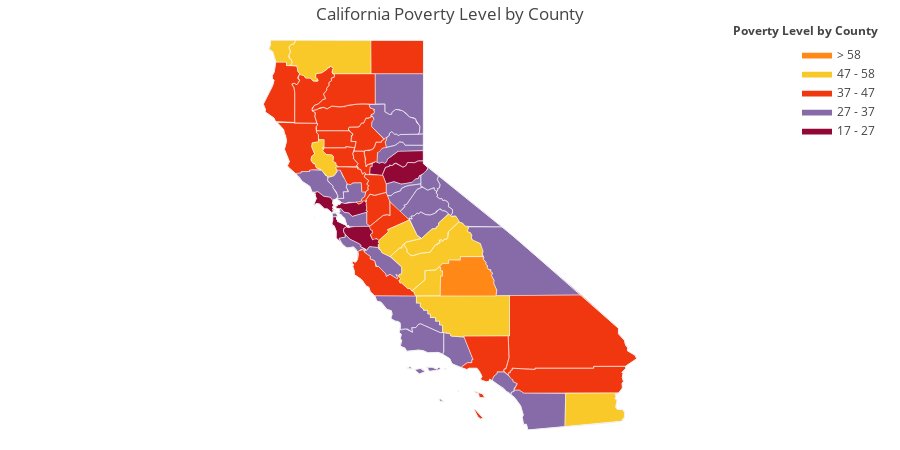

Notebook code for this chart:
### Code cell
values = avg_est_county['estimate'].tolist()
fips = avg_est_county['county_fips'].tolist()
color = ['#c35b7e' , '#910736', '#866ba8', '#f13710', '#f8c928', '#ff8817']

fig = ff.create_choropleth(
    fips=fips, values=values, scope=['CA'],
    binning_endpoints=[17.394022, 27.569496, 37.74497, 47.920444, 58.095918],
    colorscale=color,
    county_outline={'color': 'rgb(255,255,255)', 'width': 0.5}, round_legend_values=True,
    legend_title='Poverty Level by County', title='California Poverty Level by County'
)
fig.layout.template = None
fig.show()

### Figure 1 — Plotly figure (JSON) as saved in the notebook; plotly's stock layout.template omitted (floating-point values rounded to 4 significant figures; data arrays with more than 128 entries replaced by an {"elided": "..."} marker saying what was removed)
{"data": [{"fill": "toself", "fillcolor": "#c35b7e", "hoverinfo": "none", "line": {"color": "rgb(255,255,255)", "width": 0.5}, "mode": "lines", "name": "< 17", "type": "scatter", "x": [], "y": []}, {"fill": "toself", "fillcolor": "#910736", "hoverinfo": "none", "line": {"color": "rgb(255,255,255)", "width": 0.5}, "mode": "lines", "name": "17 - 27", "type": "scatter", "x": {"elided": "160 float values"}, "y": {"elided": "160 float values"}}, {"fill": "toself", "fillcolor": "#866ba8", "hoverinfo": "none", "line": {"color": "rgb(255,255,255)", "width": 0.5}, "mode": "lines", "name": "27 - 37", "type": "scatter", "x": {"elided": "567 float values"}, "y": {"elided": "567 float values"}}, {"fill": "toself", "fillcolor": "#f13710", "hoverinfo": "none", "line": {"color": "rgb(255,255,255)", "width": 0.5}, "mode": "lines", "name": "37 - 47", "type": "scatter", "x": {"elided": "508 float values"}, "y": {"elided": "508 float values"}}, {"fill": "toself", "fillcolor": "#f8c928", "hoverinfo": "none", "line": {"color": "rgb(255,255,255)", "width": 0.5}, "mode": "lines", "name": "47 - 58", "type": "scatter", "x": {"elided": "261 float values"}, "y": {"elided": "261 float values"}}, {"fill": "toself", "fillcolor": "#ff8817", "hoverinfo": "none", "line": {"color": "rgb(255,255,255)", "width": 0.5}, "mode": "lines", "name": "> 58", "type": "scatter", "x": [-119.6, -119.5, -119.5, -119.5, -119.5, -119.5, -119.5, -118.0, -118.0, -118.1, -118.1, -118.1, -118.1, -118.2, -118.1, -118.2, -118.2, -118.2, -118.3, -118.3, -118.4, -118.3, -118.4, -119.0, -119.0, -119.3, -119.3, -119.5, -119.6, null], "y": [36.49, 36.49, 36.4, 36.4, 36.27, 36.27, 35.79, 35.79, 35.93, 36.09, 36.17, 36.28, 36.35, 36.39, 36.42, 36.43, 36.48, 36.52, 36.56, 36.6, 36.69, 36.71, 36.74, 36.74, 36.66, 36.66, 36.57, 36.58, 36.49, null]}, {"hoverinfo": "text", "legendgroup": "centroids", "marker": {"color": "white", "opacity": 0}, "mode": "markers", "name": "US Counties", "selected": {"marker": {"color": "white", "opacity": 1, "size": 3}}, "showlegend": false, "text": ["County: Ventura<br>State: California<br>FIPS: 06111<br>Value: 28.057178431451938", "County: Ventura<br>State: California<br>FIPS: 06111<br>Value: 28.057178431451938", "County: Ventura<br>State: California<br>FIPS: 06111<br>Value: 28.057178431451938", "County: Santa Barbara<br>State: California<br>FIPS: 06083<br>Value: 34.52269975990755", "County: Santa Barbara<br>State: California<br>FIPS: 06083<br>Value: 34.52269975990755", "County: Santa Barbara<br>State: California<br>FIPS: 06083<br>Value: 34.52269975990755", "County: Santa Barbara<br>State: California<br>FIPS: 06083<br>Value: 34.52269975990755", "County: Santa Barbara<br>State: California<br>FIPS: 06083<br>Value: 34.52269975990755", "County: San Francisco<br>State: California<br>FIPS: 06075<br>Value: 28.073952311520195", "County: San Francisco<br>State: California<br>FIPS: 06075<br>Value: 28.073952311520195", "County: San Francisco<br>State: California<br>FIPS: 06075<br>Value: 28.073952311520195", "County: San Francisco<br>State: California<br>FIPS: 06075<br>Value: 28.073952311520195", "County: San Francisco<br>State: California<br>FIPS: 06075<br>Value: 28.073952311520195", "County: Marin<br>State: California<br>FIPS: 06041<br>Value: 18.651370044811767", "County: Marin<br>State: California<br>FIPS: 06041<br>Value: 18.651370044811767", "County: Los Angeles<br>State: California<br>FIPS: 06037<br>Value: 40.38082150720963", "County: Los Angeles<br>State: California<br>FIPS: 06037<br>Value: 40.38082150720963", "County: Los Angeles<br>State: California<br>FIPS: 06037<br>Value: 40.38082150720963", "County: Del Norte<br>State: California<br>FIPS: 06015<br>Value: 52.710132816666665", "County: Del Norte<br>State: California<br>FIPS: 06015<br>Value: 52.710132816666665", "County: Alameda<br>State: California<br>FIPS: 06001<br>Value: 27.836576180733847", "County: Alpine<br>State: California<br>FIPS: 06003<br>Value: 35.7405570925", "County: Amador<br>State: California<br>FIPS: 06005<br>Value: 29.704160397916667", "County: Butte<br>State: California<br>FIPS: 06007<br>Value: 44.47020132473077", "County: Calaveras<br>State: California<br>FIPS: 06009<br>Value: 30.37989899086957", "County: Colusa<br>State: California<br>FIPS: 06011<br>Value: 43.70990233928571", "County: Contra Costa<br>State: California<br>FIPS: 06013<br>Value: 24.393523885390966", "County: El Dorado<br>State: California<br>FIPS: 06017<br>Value: 26.68122417011667", "County: Fresno<br>State: California<br>FIPS: 06019<br>Value: 51.828523590075434", "County: Glenn<br>State: California<br>FIPS: 06021<br>Value: 46.31751106833334", "County: Humboldt<br>State: California<br>FIPS: 06023<br>Value: 43.727557525714296", "County: Imperial<br>State: California<br>FIPS: 06025<br>Value: 53.72060990679246", "County: Inyo<br>State: California<br>FIPS: 06027<br>Value: 28.096828342499997", "County: Kern<br>State: California<br>FIPS: 06029<br>Value: 48.98647198766347", "County: Kings<br>State: California<br>FIPS: 06031<br>Value: 52.52474178348837", "County: Lake<br>State: California<br>FIPS: 06033<br>Value: 48.910337858205125", "County: Lassen<br>State: California<br>FIPS: 06035<br>Value: 34.049758688", "County: Madera<br>State: California<br>FIPS: 06039<br>Value: 48.17885282348836", "County: Mariposa<br>State: California<br>FIPS: 06043<br>Value: 31.351878368235287", "County: Mendocino<br>State: California<br>FIPS: 06045<br>Value: 45.18251590119046", "County: Merced<br>State: California<br>FIPS: 06047<br>Value: 55.738609873461535", "County: Modoc<br>State: California<br>FIPS: 06049<br>Value: 47.23992453083334", "County: Mono<br>State: California<br>FIPS: 06051<br>Value: 27.8890185812", "County: Monterey<br>State: California<br>FIPS: 06053<br>Value: 40.08418067518181", "County: Napa<br>State: California<br>FIPS: 06055<br>Value: 28.20542160501819", "County: Nevada<br>State: California<br>FIPS: 06057<br>Value: 29.563325331875006", "County: Orange<br>State: California<br>FIPS: 06059<br>Value: 27.972899216889076", "County: Placer<br>State: California<br>FIPS: 06061<br>Value: 23.79889930885714", "County: Plumas<br>State: California<br>FIPS: 06063<br>Value: 33.56466449173914", "County: Riverside<br>State: California<br>FIPS: 06065<br>Value: 40.6193361027172", "County: Sacramento<br>State: California<br>FIPS: 06067<br>Value: 37.80998498730339", "County: San Benito<br>State: California<br>FIPS: 06069<br>Value: 29.657371986631574", "County: San Bernardino<br>State: California<br>FIPS: 06071<br>Value: 43.60072690282448", "County: San Diego<br>State: California<br>FIPS: 06073<br>Value: 32.52817699866569", "County: San Joaquin<br>State: California<br>FIPS: 06077<br>Value: 44.245694598572236", "County: San Luis Obispo<br>State: California<br>FIPS: 06079<br>Value: 32.30093960653846", "County: San Mateo<br>State: California<br>FIPS: 06081<br>Value: 19.07638410510471", "County: Santa Clara<br>State: California<br>FIPS: 06085<br>Value: 22.274234165777788", "County: Santa Cruz<br>State: California<br>FIPS: 06087<br>Value: 28.205900524310348", "County: Shasta<br>State: California<br>FIPS: 06089<br>Value: 40.98117289086957", "County: Sierra<br>State: California<br>FIPS: 06091<br>Value: 31.660506869999995", "County: Siskiyou<br>State: California<br>FIPS: 06093<br>Value: 51.662894037", "County: Solano<br>State: California<br>FIPS: 06095<br>Value: 30.445955065720728", "County: Sonoma<br>State: California<br>FIPS: 06097<br>Value: 29.156163693248118", "County: Stanislaus<br>State: California<br>FIPS: 06099<br>Value: 46.79778820212977", "County: Sutter<br>State: California<br>FIPS: 06101<br>Value: 42.4104548136111", "County: Tehama<br>State: California<br>FIPS: 06103<br>Value: 46.087474335925926", "County: Trinity<br>State: California<br>FIPS: 06105<br>Value: 46.70466049705882", "County: Tulare<br>State: California<br>FIPS: 06107<br>Value: 61.83295531282444", "County: Tuolumne<br>State: California<br>FIPS: 06109<br>Value: 33.11399573666666", "County: Yolo<br>State: California<br>FIPS: 06113<br>Value: 39.9433636039", "County: Yuba<br>State: California<br>FIPS: 06115<br>Value: 45.847408439999995"], "type": "scatter", "unselected": {"marker": {"opacity": 0}}, "x": [[-119.4], [-119.1], [-119.5], [-119.0], [-119.7], [-120.1], [-120.4], [-120.0], [-123.0], [-122.3], [-122.4], [-122.4], [-122.4], [-122.4], [-122.7], [-118.4], [-118.5], [-118.2], [-124.2], [-123.9], -121.9, -119.8, -120.7, -121.6, -120.6, -122.2, -121.9, -120.5, -119.6, -122.4, -123.9, -115.4, -117.4, -118.7, -119.8, -122.8, -120.6, -119.8, -119.9, -123.4, -120.7, -120.7, -118.9, -121.2, -122.3, -120.8, -117.8, -120.7, -120.8, -116.0, -121.3, -121.1, -116.2, -116.7, -121.3, -120.4, -122.3, -121.7, -122.0, -122.0, -120.5, -122.5, -121.9, -122.9, -121.0, -121.7, -122.2, -123.1, -118.8, -120.0, -121.9, -121.4], "y": [[34.01], [34.47], [33.25], [33.48], [34.01], [33.97], [34.04], [34.72], [37.7], [37.78], [37.82], [37.86], [37.76], [37.86], [38.07], [33.38], [32.9], [34.36], [41.95], [41.74], 37.65, 38.6, 38.45, 39.67, 38.2, 39.18, 37.92, 38.78, 36.76, 39.6, 40.7, 33.04, 36.51, 35.34, 36.08, 39.1, 40.67, 37.22, 37.58, 39.44, 37.19, 41.59, 37.94, 36.22, 38.51, 39.3, 33.7, 39.06, 40.0, 33.74, 38.45, 36.61, 34.84, 33.03, 37.93, 35.39, 37.42, 37.23, 37.06, 40.76, 39.58, 41.59, 38.27, 38.53, 37.56, 39.03, 40.13, 40.65, 36.22, 38.03, 38.69, 39.27]}, {"hoverinfo": "text", "legendgroup": "States", "line": {"color": "rgb(240, 240, 240)", "width": 1}, "mode": "lines", "showlegend": false, "type": "scatter", "x": {"elided": "263 float values"}, "y": {"elided": "263 float values"}}], "layout": {"annotations": [{"showarrow": false, "text": "<b>Poverty Level by County</b>", "x": 1, "xanchor": "right", "xref": "paper", "y": 1.05, "yref": "paper"}], "dragmode": "select", "height": 450, "hovermode": "closest", "legend": {"traceorder": "reversed", "x": 1, "xanchor": "right", "y": 1, "yanchor": "top"}, "margin": {"b": 20, "l": 20, "r": 20, "t": 40}, "title": {"text": "California Poverty Level by County"}, "width": 900, "xaxis": {"autorange": false, "fixedrange": true, "range": [-131.1, -107.4], "showgrid": false, "showticklabels": false, "zeroline": false}, "yaxis": {"autorange": false, "fixedrange": true, "range": [32.53, 42.0], "showgrid": false, "showticklabels": false, "zeroline": false}}}
